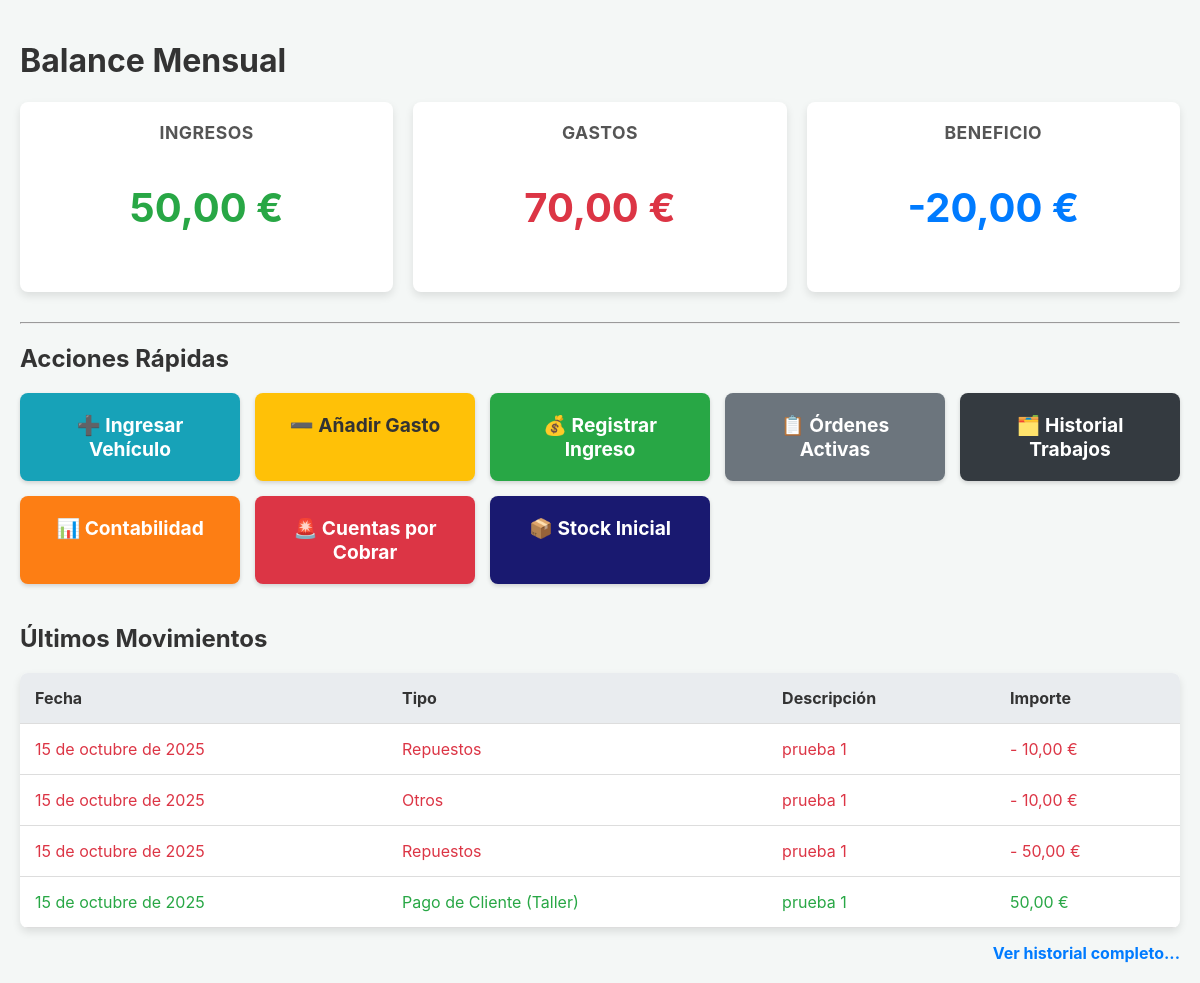
The app's page /, older data.
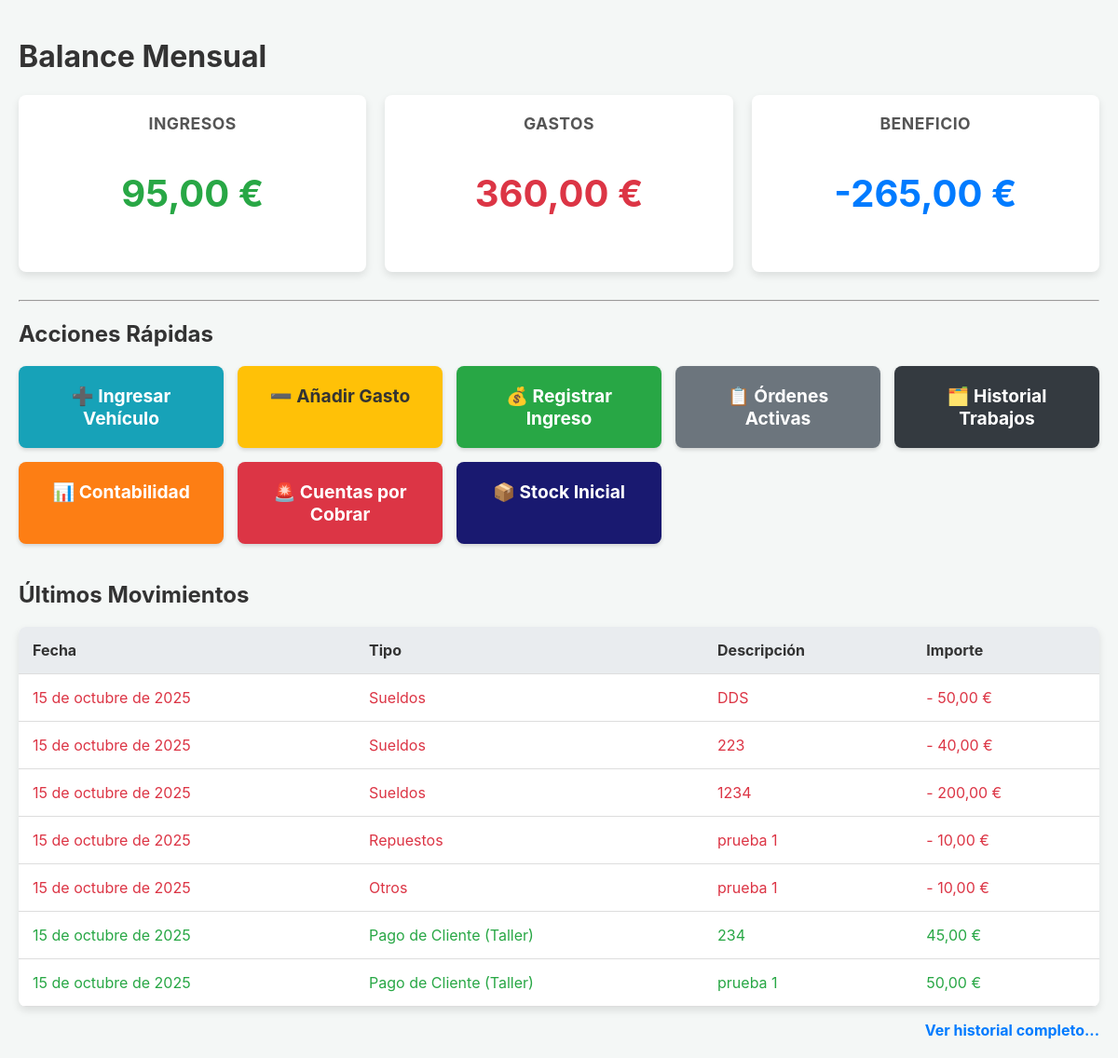
The same page, newer data.
### taller/models.py (models this page shows, shortened)
class Gasto(models.Model):
    CATEGORIA_CHOICES = [
        ('Repuestos', 'Repuestos'),
        ('Sueldos', 'Sueldos'),
        ('Herramientas', 'Herramientas'),
        ('Suministros', 'Suministros'),
        ('Otros', 'Otros'),
        ('Compra de Consumibles', 'Compra de Consumibles'),
    ]
    fecha = models.DateField(auto_now_add=True)
    categoria = models.CharField(max_length=30, choices=CATEGORIA_CHOICES)
    importe = models.DecimalField(max_digits=10, decimal_places=2, null=True, blank=True)
    descripcion = models.CharField(max_length=255, null=True, blank=True)
    vehiculo = models.ForeignKey(Vehiculo, on_delete=models.SET_NULL, null=True, blank=True)
    empleado = models.ForeignKey(Empleado, on_delete=models.SET_NULL, null=True, blank=True)

class Ingreso(models.Model):
    CATEGORIA_CHOICES = [
        ('Taller', 'Pago de Cliente (Taller)'),
        ('Grua', 'Servicio de Grúa'),
        ('Otras Ganancias', 'Otras Ganancias'),
        ('Otros', 'Otros Ingresos'),
    ]
    fecha = models.DateField(auto_now_add=True)
    categoria = models.CharField(max_length=30, choices=CATEGORIA_CHOICES)
    importe = models.DecimalField(max_digits=10, decimal_places=2)
    descripcion = models.CharField(max_length=255)
    orden = models.ForeignKey(OrdenDeReparacion, on_delete=models.SET_NULL, null=True, blank=True)

### taller/views.py (the view)
# urls.py: path('', views.home, name='home'),
def home(request):
    hoy = datetime.now()
    mes_actual = hoy.month
    ano_actual = hoy.year
    total_ingresos = Ingreso.objects.filter(fecha__month=mes_actual, fecha__year=ano_actual).aggregate(total=Sum('importe'))['total'] or Decimal('0.00')
    total_gastos = Gasto.objects.filter(fecha__month=mes_actual, fecha__year=ano_actual).aggregate(total=Sum('importe'))['total'] or Decimal('0.00')
    beneficio = total_ingresos - total_gastos
    ultimos_gastos = Gasto.objects.order_by('-id')[:5]
    ultimos_ingresos = Ingreso.objects.order_by('-id')[:5]
    movimientos = sorted(list(ultimos_gastos) + list(ultimos_ingresos), key=lambda mov: mov.id, reverse=True)
    context = {
        'total_ingresos': total_ingresos,
        'total_gastos': total_gastos,
        'beneficio': beneficio,
        'movimientos_recientes': movimientos,
    }
    return render(request, 'taller/home.html', context)

### taller/templates/taller/home.html (shortened to what this page needs)
<!DOCTYPE html>
<html lang="es">
<head>
</head>
<body>
    <h1>Balance Mensual</h1>
    <div class="dashboard">
        <div class="card">
            <h2>INGRESOS</h2>
            <p class="amount ingresos">{{ total_ingresos|floatformat:2 }} €</p>
        </div>
        <div class="card">
            <h2>GASTOS</h2>
            <p class="amount gastos">{{ total_gastos|floatformat:2 }} €</p>
        </div>
        <div class="card">
            <h2>BENEFICIO</h2>
            <p class="amount beneficio">{{ beneficio|floatformat:2 }} €</p>
        </div>
    </div>
    <hr>
    <h2>Acciones Rápidas</h2>
    <div class="action-buttons">
        <a href="{% url 'ingresar_vehiculo' %}" class="btn btn-ingresar">➕ Ingresar Vehículo</a>
        <a href="{% url 'anadir_gasto' %}" class="btn btn-gasto">➖ Añadir Gasto</a>
        <a href="{% url 'registrar_ingreso' %}" class="btn btn-ingreso-dinero">💰 Registrar Ingreso</a>
        <a href="{% url 'lista_ordenes' %}" class="btn" style="background-color: #6c757d;">📋 Órdenes Activas</a>
        <a href="{% url 'historial_ordenes' %}" class="btn" style="background-color: #343a40;">🗂️ Historial Trabajos</a>
        <a href="{% url 'contabilidad' %}" class="btn" style="background-color: #fd7e14;">📊 Contabilidad</a>
        <a href="{% url 'cuentas_por_cobrar' %}" class="btn" style="background-color: #dc3545;">🚨 Cuentas por Cobrar</a>
        <a href="{% url 'stock_inicial_consumible' %}" class="btn" style="background-color: #191970;">📦 Stock Inicial</a>
    </div>
    <div style="margin-top: 40px;">
        <h2>Últimos Movimientos</h2>
        <table class="history-table">
            <thead>
                <tr>
                    <th>Fecha</th>
                    <th>Tipo</th>
                    <th>Descripción</th>
                    <th>Importe</th>
                </tr>
            </thead>
            <tbody>
                {% for movimiento in movimientos_recientes %}
                    <tr class="{% if movimiento.categoria in 'Repuestos,Sueldos,Herramientas,Suministros,Otros,Compra de Consumibles' %}gasto-row{% else %}ingreso-row{% endif %}">
                        <td>{{ movimiento.fecha }}</td>
                        <td>{{ movimiento.get_categoria_display }}</td>
                        <td>{{ movimiento.descripcion }}</td>
                        <td>
                            {% if movimiento.categoria in 'Repuestos,Sueldos,Herramientas,Suministros,Otros,Compra de Consumibles' %}-{% endif %}
                            {{ movimiento.importe|floatformat:2 }} €
                        </td>
                    </tr>
                {% empty %}
                    <tr>
                        <td colspan="4" style="text-align: center; padding: 20px;">No hay movimientos recientes.</td>
                    </tr>
                {% endfor %}
            </tbody>
        </table>
        <div style="text-align: right; margin-top: 15px;">
            <a href="{% url 'historial_movimientos' %}" style="font-weight: bold; color: #007bff; text-decoration: none;">Ver historial completo...</a>
        </div>
    </div>
</body>
</html>

Row changes from the older to the newer data that the page shows:
no longer on this page (row unchanged): Gasto: fecha "15 de octubre de 2025", categoria "Repuestos", descripcion "prueba 1", importe "50,00"
added Gasto: fecha "15 de octubre de 2025", categoria "Sueldos", descripcion "DDS", importe "50,00"
added Gasto: fecha "15 de octubre de 2025", categoria "Sueldos", descripcion "223", importe "40,00"
added Gasto: fecha "15 de octubre de 2025", categoria "Sueldos", descripcion "1234", importe "200,00"
added Ingreso: fecha "15 de octubre de 2025", categoria "Pago de Cliente (Taller)", descripcion "234", importe "45,00"
Text that changed along with them:
{{ total_ingresos|floatformat:2 }}: "50,00" → "95,00"
{{ total_gastos|floatformat:2 }}: "70,00" → "360,00"
{{ beneficio|floatformat:2 }}: "-20,00" → "-265,00"
